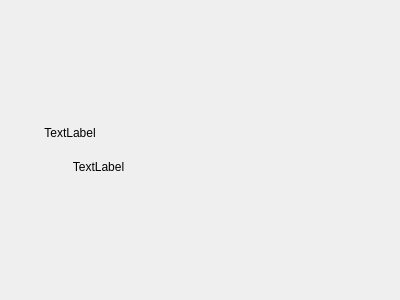
<?xml version="1.0" encoding="UTF-8"?>
<ui version="4.0">
 <class>ScreenWidget</class>
 <widget class="QWidget" name="ScreenWidget">
  <property name="geometry">
   <rect>
    <x>0</x>
    <y>0</y>
    <width>400</width>
    <height>300</height>
   </rect>
  </property>
  <property name="windowTitle">
   <string>Form</string>
  </property>
  <layout class="QHBoxLayout" name="horizontalLayout">
   <property name="leftMargin">
    <number>0</number>
   </property>
   <property name="topMargin">
    <number>0</number>
   </property>
   <property name="rightMargin">
    <number>0</number>
   </property>
   <property name="bottomMargin">
    <number>0</number>
   </property>
   <item>
    <layout class="QVBoxLayout" name="verticalLayout">
     <property name="spacing">
      <number>20</number>
     </property>
     <item>
      <spacer name="verticalSpacer">
       <property name="orientation">
        <enum>Qt::Vertical</enum>
       </property>
       <property name="sizeHint" stdset="0">
        <size>
         <width>20</width>
         <height>40</height>
        </size>
       </property>
      </spacer>
     </item>
     <item>
      <widget class="QLabel" name="labelPic">
       <property name="sizePolicy">
        <sizepolicy hsizetype="Fixed" vsizetype="Preferred">
         <horstretch>0</horstretch>
         <verstretch>0</verstretch>
        </sizepolicy>
       </property>
       <property name="minimumSize">
        <size>
         <width>140</width>
         <height>0</height>
        </size>
       </property>
       <property name="maximumSize">
        <size>
         <width>140</width>
         <height>16777215</height>
        </size>
       </property>
       <property name="text">
        <string>TextLabel</string>
       </property>
       <property name="alignment">
        <set>Qt::AlignBottom|Qt::AlignHCenter</set>
       </property>
      </widget>
     </item>
     <item>
      <widget class="QLabel" name="labelName">
       <property name="text">
        <string>TextLabel</string>
       </property>
       <property name="alignment">
        <set>Qt::AlignCenter</set>
       </property>
      </widget>
     </item>
     <item>
      <spacer name="verticalSpacer_2">
       <property name="orientation">
        <enum>Qt::Vertical</enum>
       </property>
       <property name="sizeHint" stdset="0">
        <size>
         <width>20</width>
         <height>40</height>
        </size>
       </property>
      </spacer>
     </item>
    </layout>
   </item>
   <item>
    <layout class="QVBoxLayout" name="verticalLayout_3">
     <property name="spacing">
      <number>0</number>
     </property>
     <item>
      <spacer name="verticalSpacer_3">
       <property name="orientation">
        <enum>Qt::Vertical</enum>
       </property>
       <property name="sizeHint" stdset="0">
        <size>
         <width>20</width>
         <height>40</height>
        </size>
       </property>
      </spacer>
     </item>
     <item>
      <layout class="QVBoxLayout" name="verticalLayout_2">
       <property name="spacing">
        <number>0</number>
       </property>
       <item>
        <widget class="LabelSlider" name="widgetBrightness" native="true"/>
       </item>
       <item>
        <spacer name="verticalSpacer_5">
         <property name="orientation">
          <enum>Qt::Vertical</enum>
         </property>
         <property name="sizeType">
          <enum>QSizePolicy::Fixed</enum>
         </property>
         <property name="sizeHint" stdset="0">
          <size>
           <width>20</width>
           <height>15</height>
          </size>
         </property>
        </spacer>
       </item>
       <item>
        <widget class="LabelLineEdit" name="widgetTime" native="true"/>
       </item>
      </layout>
     </item>
     <item>
      <spacer name="verticalSpacer_4">
       <property name="orientation">
        <enum>Qt::Vertical</enum>
       </property>
       <property name="sizeHint" stdset="0">
        <size>
         <width>20</width>
         <height>40</height>
        </size>
       </property>
      </spacer>
     </item>
    </layout>
   </item>
  </layout>
 </widget>
 <customwidgets>
  <customwidget>
   <class>LabelLineEdit</class>
   <extends>QWidget</extends>
   <header>labellineedit.h</header>
   <container>1</container>
  </customwidget>
  <customwidget>
   <class>LabelSlider</class>
   <extends>QWidget</extends>
   <header>labelslider.h</header>
   <container>1</container>
  </customwidget>
 </customwidgets>
 <resources/>
 <connections/>
</ui>
